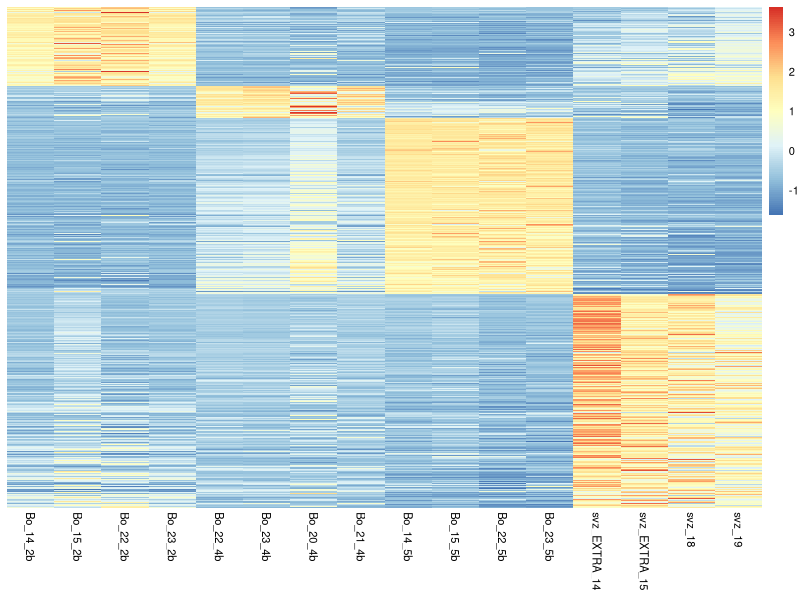

The R source for this figure:
library(pheatmap)
data<-read.table("Fig1d.Region_sepcific_expressed_Gene_cpm_Zscore.txt",header = T)
pheatmap(data,cluster_rows = F,cluster_cols = F,show_rownames = F,fontsize = 8)